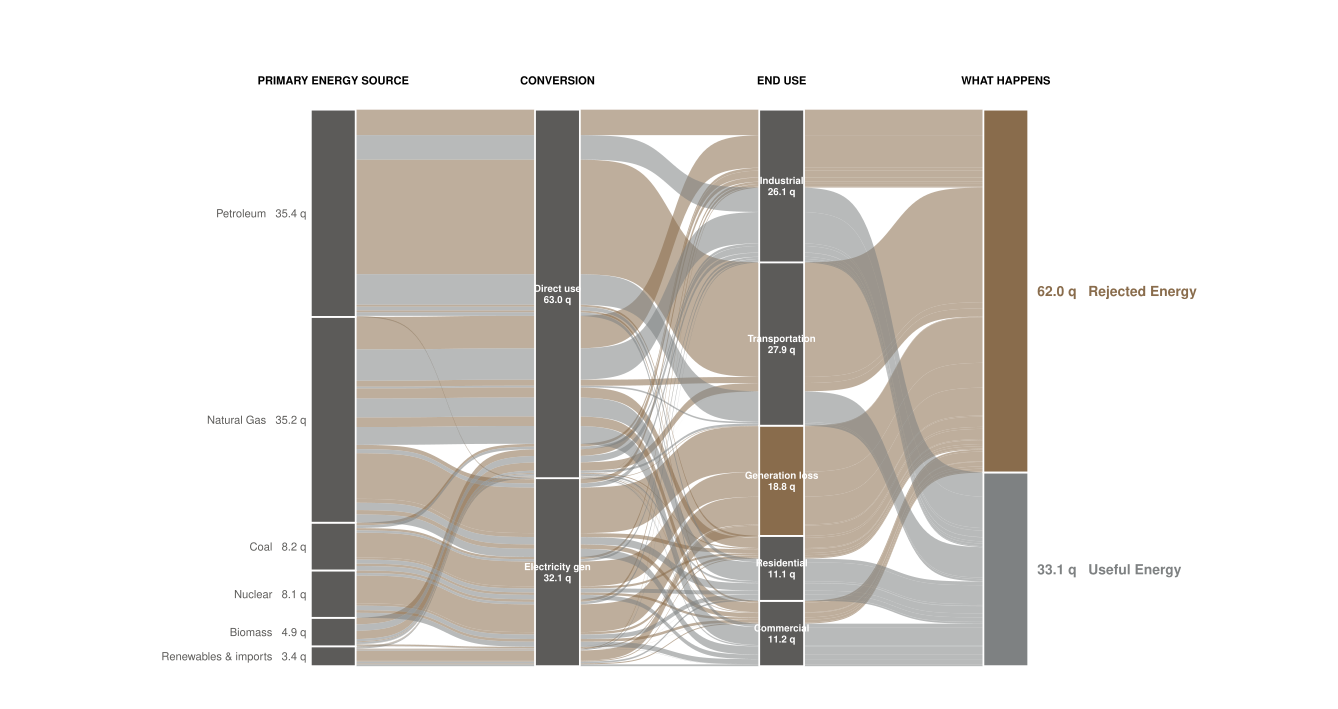

Here is the R script that generated this plot:
# Task 8 v9 — US Primary Energy Flow, 2023 (efficiency-coloured rebuild).
# v9 changes vs v8:
#   * White stratum outlines (color = "white", linewidth = 0.6) so the
#     vertical separation between stacked strata is visually obvious
#     instead of relying on hairline antialiasing seams. Reads like
#     defined "boxes" rather than smeared bands.
#   * Generation loss explicitly coloured copper (the "rejected" hue)
#     instead of the v8 default of alloy. The translucent alluvium
#     flowing through Generation loss is 100% rejected, which tinted
#     the alloy bar visibly bronze — making it look inconsistent vs
#     the four real end-use sectors (Industrial, Transportation,
#     Residential, Commercial) which sit alloy. Generation loss is
#     structurally NOT an end-use sector — it's the conversion-stage
#     waste branch where 100% of the energy ends up as Rejected. Making
#     it visibly copper acknowledges that semantically: copper means
#     "rejected at this stage," whether at Generation loss (early waste)
#     or at the right-most Rejected Energy total (final disposition).
#   * Alluvium alpha lowered slightly (0.7 -> 0.55) so the white-edged
#     strata read as the chart's structural grid rather than fighting
#     the flows for attention.
#
# v8 changes vs v7:
#   * Disposition recolouring under the new "red and black are accents
#     only" colour discipline. v7 used `heritage_red` (then sage) for
#     "Useful Energy"; under the v4 palette that token now resolves to
#     bright PG red, which would paint ~33% of the chart's flow ink red
#     — way past the accent threshold. v8 uses `dark_stone` (warm gray)
#     for Useful Energy: a calm, neutral colour that says "this part of
#     the system is fine," letting the warm bronze (Rejected) carry the
#     story. Stratum bars switched from `onyx` (pure black) to `alloy`
#     (warm charcoal) so the structural bars recede slightly and the
#     coloured flows pop.
#

#
# Analytical departure from the canonical LLNL chart (so this is not a
# copy). LLNL's diagram colours flows by source (one hue per fuel). This
# rebuild colours flows by *disposition* (Useful vs Rejected), which makes
# a different question primary: not "where does each fuel go?" but "where
# is energy lost?". Every band keeps its useful/rejected colour from the
# left axis to the right, so the rejected-energy story reads at every
# stage of the chain — not just in the right-most column. The four
# stratum nodes are kept neutral charcoal; only the end disposition
# strata pick up the semantic colour. Source aggregation also groups
# small renewables ( <2 q each ) into "Renewables & imports" for legibility.
#
# v7 changes vs v6:
#   * Re-rendered with the analytical-departure framing made explicit in
#     this header (and matched in reference_log.md). No data changes.
#
# Changes from v5 → v6:
#   * Adds an EXPLICIT "Electricity generation" intermediate node — the
#     iconic feature of the LLNL Sankey: at the source column, fuels
#     visibly DIVERGE into "via electricity" and "direct" routes; at
#     the end-use column they re-converge from both routes.
#   * Four ggalluvial axes: Source → Conversion (Electricity gen | Direct
#     use) → End-use (sectors + Generation loss) → Disposition (Useful |
#     Rejected).
#
# Source: LLNL "Estimated U.S. Energy Consumption in 2023: 93.6 Quads",
# Oct 2024. Local files (data comes from these — no hand-typed numbers
# in this script):
#   data/task_08_energy/llnl_us_energy_2023.pdf       (canonical source)
#   data/task_08_energy/llnl_us_energy_2023_flows.csv (parsed flows)
# Sector efficiencies from the LLNL footnote: Residential 65 %,
# Commercial 65 %, Industrial 49 %, Transportation 21 %.

setwd("/Users/alexanderweber/Documents/hsg/6_semester/data_visualization_with_ai")

suppressPackageStartupMessages({
  library(dplyr)
  library(readr)
  library(tidyr)
  library(purrr)
  library(ggplot2)
  library(ggalluvial)
})

source("design_system.R")

chart_family <- ""

# ---- Read LLNL flows --------------------------------------------------
flows_raw <- read_csv("data/task_08_energy/llnl_us_energy_2023_flows.csv",
                      show_col_types = FALSE)
primary_flows  <- flows_raw %>% filter(source != "Electricity")
elec_to_sector <- flows_raw %>% filter(source == "Electricity")

# Aggregate small renewable sources for legibility.
small_sources <- c("Solar", "Hydro", "Wind", "Geothermal",
                   "Net Electricity Imports")
primary_flows <- primary_flows %>%
  mutate(source = if_else(source %in% small_sources,
                          "Renewables & imports", source)) %>%
  group_by(source, target) %>%
  summarise(quads = sum(quads), .groups = "drop")

# ---- Routing parameters -----------------------------------------------
sector_eta <- c(
  Residential    = 0.65,
  Commercial     = 0.65,
  Industrial     = 0.49,
  Transportation = 0.21
)
elec_input     <- sum(primary_flows$quads[primary_flows$target == "Electricity"])
elec_delivered <- sum(elec_to_sector$quads)
eta_gen        <- elec_delivered / elec_input
elec_share     <- setNames(elec_to_sector$quads / sum(elec_to_sector$quads),
                           elec_to_sector$target)

cat(sprintf("Electricity gen efficiency: %.1f%%\n", 100 * eta_gen))

# ---- Build path table (4 stages) --------------------------------------
# Each row = one complete path (source, conversion, end_use, disposition,
# quads). Three path types:
#   1. Direct fuel: source→Direct→sector→{Useful,Rejected}
#   2. Via grid:    source→ElectricityGen→sector→{Useful,Rejected}
#   3. Gen loss:    source→ElectricityGen→GenerationLoss→Rejected
build_direct_paths <- function(src, sec, q) {
  eta <- sector_eta[[sec]]
  tibble(
    source = src, conversion = "Direct use", end_use = sec,
    disposition = c("Useful Energy", "Rejected Energy"),
    quads = c(q * eta, q * (1 - eta))
  )
}
build_grid_paths <- function(src, q_to_grid) {
  delivered <- q_to_grid * eta_gen
  gen_loss  <- q_to_grid * (1 - eta_gen)
  sector_paths <- map_dfr(names(sector_eta), function(s) {
    flow_s <- delivered * elec_share[[s]]
    eta_s  <- sector_eta[[s]]
    tibble(
      source = src, conversion = "Electricity gen", end_use = s,
      disposition = c("Useful Energy", "Rejected Energy"),
      quads = c(flow_s * eta_s, flow_s * (1 - eta_s))
    )
  })
  loss <- tibble(
    source = src, conversion = "Electricity gen",
    end_use = "Generation loss",
    disposition = "Rejected Energy",
    quads = gen_loss
  )
  bind_rows(sector_paths, loss)
}

paths <- primary_flows %>%
  pmap_dfr(function(source, target, quads) {
    if (target == "Electricity") {
      build_grid_paths(source, quads)
    } else {
      build_direct_paths(source, target, quads)
    }
  }) %>%
  filter(quads > 0.005)  # drop near-zero paths to declutter

cat(sprintf("Paths: %d | Useful: %.2f q | Rejected: %.2f q | Total: %.2f q\n",
            nrow(paths),
            sum(paths$quads[paths$disposition == "Useful Energy"]),
            sum(paths$quads[paths$disposition == "Rejected Energy"]),
            sum(paths$quads)))

# ---- Order strata: largest at top -------------------------------------
src_order <- paths %>% group_by(source) %>%
  summarise(s = sum(quads), .groups = "drop") %>%
  arrange(desc(s)) %>% pull(source)
conv_order   <- c("Direct use", "Electricity gen")
end_order    <- c("Industrial", "Transportation",
                  "Generation loss", "Residential", "Commercial")
disp_order   <- c("Rejected Energy", "Useful Energy")

paths <- paths %>%
  mutate(
    source      = factor(source,      levels = src_order),
    conversion  = factor(conversion,  levels = conv_order),
    end_use     = factor(end_use,     levels = end_order),
    disposition = factor(disposition, levels = disp_order)
  )

# ---- Colours (semantic) -----------------------------------------------
disp_colors <- c(
  "Useful Energy"   = pg_palette$dark_stone,    # warm gray — calm "this is fine"
  "Rejected Energy" = pg_palette$copper         # warm bronze — heat lost
)
# All strata are warm charcoal (alloy, not pure onyx — softens the
# structural bars so the coloured flows are the focus). The two
# disposition strata pick up the semantic colour so the right column
# reads as the chart's climax.
all_strata <- c(src_order, conv_order, end_order, disp_order)
stratum_fill <- setNames(rep(pg_palette$alloy, length(all_strata)),
                         all_strata)
stratum_fill["Useful Energy"]    <- pg_palette$dark_stone
stratum_fill["Rejected Energy"]  <- pg_palette$copper
# Generation loss is 100% rejected energy — colour it copper to match
# the disposition-encoding rule, not alloy like the real end-use sectors.
stratum_fill["Generation loss"]  <- pg_palette$copper
stratum_fill["Generation loss"]  <- pg_palette$copper

# ---- Helpers ----------------------------------------------------------
fmt_q <- function(x) {
  ifelse(x < 1, sprintf("%.2f q", x), sprintf("%.1f q", x))
}

stratum_w <- 0.20

# Sort so the (terracotta) rejected bands draw first, sage useful on top.
paths <- paths %>% arrange(disposition)

# ---- Base plot --------------------------------------------------------
p_base <- ggplot(paths,
                 aes(axis1 = source,
                     axis2 = conversion,
                     axis3 = end_use,
                     axis4 = disposition,
                     y = quads)) +
  geom_alluvium(aes(fill = disposition),
                width = stratum_w, alpha = 0.55,
                knot.pos = 0.4, curve_type = "sigmoid") +
  geom_stratum(width = stratum_w,
               aes(fill = after_stat(stratum)),
               color = "white", linewidth = 0.6) +
  scale_fill_manual(values = c(disp_colors, stratum_fill),
                    guide = "none") +
  scale_x_continuous(limits = c(-0.4, 5.4), expand = c(0, 0)) +
  scale_y_continuous(expand = expansion(mult = c(0.04, 0.10))) +
  coord_cartesian(clip = "off") +
  labs(x = NULL, y = NULL) +
  theme_void(base_family = chart_family) +
  theme(plot.margin = margin(t = 16, r = 14, b = 14, l = 14))

# Pull rendered stratum positions
gb <- ggplot_build(p_base)
strat_layer_idx <- which(sapply(gb$plot$layers,
                                function(l) inherits(l$stat, "StatStratum")))[1]
strat_data <- gb$data[[strat_layer_idx]] %>%
  mutate(y_mid = (ymin + ymax) / 2)

src_pos    <- strat_data %>% filter(x == 1)
conv_pos   <- strat_data %>% filter(x == 2)
end_pos    <- strat_data %>% filter(x == 3)
disp_pos   <- strat_data %>% filter(x == 4)

src_labels <- src_pos %>%
  transmute(x = 1 - stratum_w / 2 - 0.02, y = y_mid,
            label = paste0(stratum, "   ", fmt_q(count)))
conv_labels <- conv_pos %>%
  transmute(x = 2, y = y_mid,
            label = paste0(stratum, "\n", fmt_q(count)))
end_labels <- end_pos %>%
  transmute(x = 3, y = y_mid,
            label = paste0(stratum, "\n", fmt_q(count)))
disp_labels <- disp_pos %>%
  transmute(x = 4 + stratum_w / 2 + 0.04, y = y_mid,
            label = paste0(fmt_q(count), "   ", stratum),
            color = if_else(stratum == "Useful Energy",
                            pg_palette$dark_stone, pg_palette$copper))

total_q <- sum(paths$quads)

# ---- Final plot -------------------------------------------------------
p <- p_base +
  geom_text(data = src_labels, aes(x = x, y = y, label = label),
            family = chart_family, size = 2.9, color = pg_palette$alloy,
            hjust = 1, vjust = 0.5, inherit.aes = FALSE) +
  geom_text(data = conv_labels, aes(x = x, y = y, label = label),
            family = chart_family, size = 2.6, color = "white",
            fontface = "bold", hjust = 0.5, vjust = 0.5,
            inherit.aes = FALSE, lineheight = 0.9) +
  geom_text(data = end_labels, aes(x = x, y = y, label = label),
            family = chart_family, size = 2.6, color = "white",
            fontface = "bold", hjust = 0.5, vjust = 0.5,
            inherit.aes = FALSE, lineheight = 0.9) +
  geom_text(data = disp_labels,
            aes(x = x, y = y, label = label, color = color),
            family = chart_family, size = 3.6, fontface = "bold",
            hjust = 0, vjust = 0.5, inherit.aes = FALSE) +
  scale_color_identity() +
  # Column headers
  annotate("text", x = 1, y = total_q + 5,
           label = "PRIMARY ENERGY SOURCE",
           family = chart_family, size = 2.9, fontface = "bold",
           color = pg_palette$onyx, hjust = 0.5) +
  annotate("text", x = 2, y = total_q + 5,
           label = "CONVERSION",
           family = chart_family, size = 2.9, fontface = "bold",
           color = pg_palette$onyx, hjust = 0.5) +
  annotate("text", x = 3, y = total_q + 5,
           label = "END USE",
           family = chart_family, size = 2.9, fontface = "bold",
           color = pg_palette$onyx, hjust = 0.5) +
  annotate("text", x = 4, y = total_q + 5,
           label = "WHAT HAPPENS",
           family = chart_family, size = 2.9, fontface = "bold",
           color = pg_palette$onyx, hjust = 0.5)

out_pdf <- "iterations/task_08/v9/energy_sankey_v9.pdf"
ggsave(out_pdf, p, width = 34, height = 18, units = "cm", device = "pdf")
cat("\nSaved:", out_pdf, "\n")
